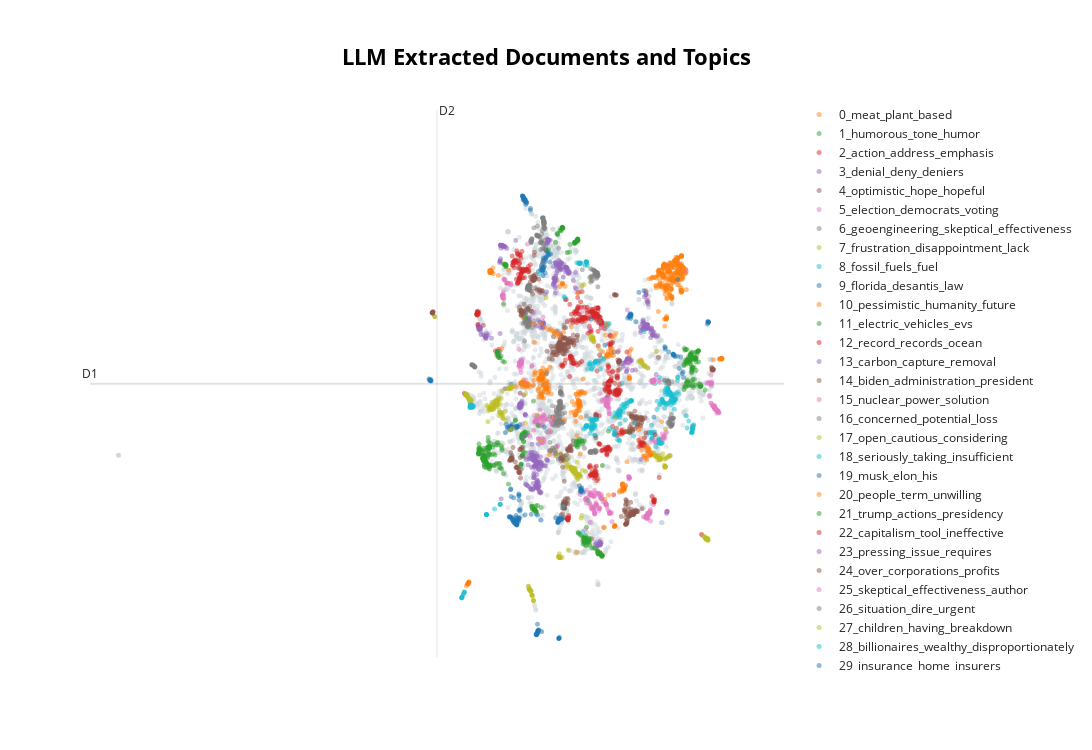

The notebook cell saved with this chart:
### Code cell
visual_docs = topic_model.visualize_documents(docs, embeddings=embed, hide_annotations=True, title='<b>LLM Extracted Documents and Topics</b>')
visual_docs.write_html("figures/llm-visual-docs.html")
visual_docs
